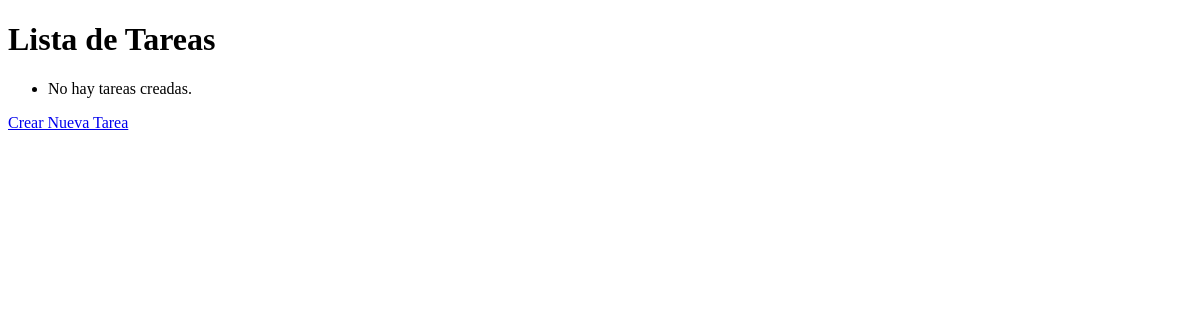
Page /tareas/ on the earlier database version.
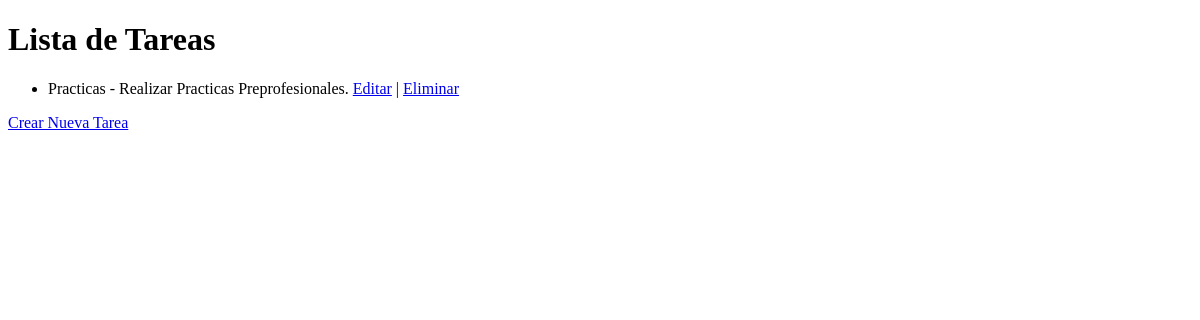
Same page on the later database version.
### formulario/models.py (models this page shows, shortened)
class Tarea(models.Model):
    titulo = models.CharField(max_length=100)
    descripcion = models.TextField(blank=True, null=True)
    fecha_creacion = models.DateTimeField(auto_now_add=True)

### formulario/views.py (the view)
# urls.py: path('', views.listar_tareas, name='listar_tareas'),
def listar_tareas(request):
    tareas = Tarea.objects.all()
    return render(request, 'formulario/listar_tareas.html', {'tareas': tareas})

### formulario/templates/formulario/listar_tareas.html (shortened to what this page needs)
<!DOCTYPE html>
<html>
<head>
</head>
<body>
    <h1>Lista de Tareas</h1>
    <ul>
        {% for tarea in tareas %}
        <li>{{ tarea.titulo }} - {{ tarea.descripcion }} <a href="{% url 'editar_tarea' tarea.id %}">Editar</a> | <a href="{% url 'eliminar_tarea' tarea.id %}">Eliminar</a></li>
        {% empty %}
        <li>No hay tareas creadas.</li>
        {% endfor %}
    </ul>
    <a href="{% url 'crear_tareas' %}">Crear Nueva Tarea</a>
</body>
</html>

Differences in the rows shown:
added Tarea: titulo "Practicas", descripcion "Realizar Practicas Preprofesionales."
Other differences:
text no longer shown: "No hay tareas creadas."
